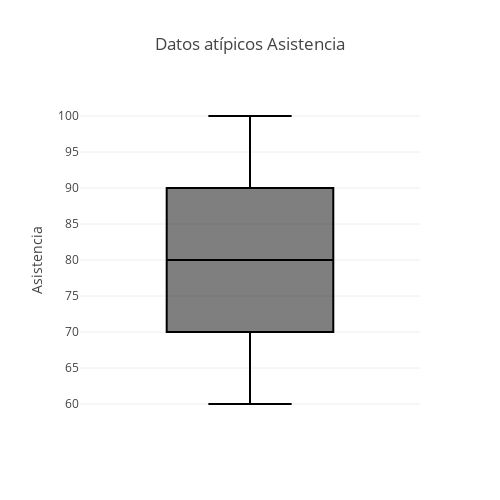

Notebook code for this chart:
### Code cell
#Graficando el boxplot
fig = px.box(df2, y='Asistencia', title='Datos atípicos Asistencia')
fig.update_layout(width=500,height=500) 
fig.show()

### Figure 1 — Plotly figure (JSON) as saved in the notebook; plotly's stock layout.template omitted (floating-point values rounded to 4 significant figures; data arrays with more than 128 entries replaced by an {"elided": "..."} marker saying what was removed)
{"data": [{"alignmentgroup": "True", "hovertemplate": "Asistencia=%{y}<extra></extra>", "legendgroup": "", "marker": {"color": "#000001"}, "name": "", "notched": false, "offsetgroup": "", "orientation": "v", "showlegend": false, "type": "box", "x0": " ", "xaxis": "x", "y": {"elided": "6699 int values"}, "y0": " ", "yaxis": "y"}], "layout": {"boxmode": "group", "height": 500, "legend": {"tracegroupgap": 0}, "title": {"text": "Datos atípicos Asistencia"}, "width": 500, "xaxis": {"anchor": "y", "domain": [0, 1]}, "yaxis": {"anchor": "x", "domain": [0, 1], "title": {"text": "Asistencia"}}}}
